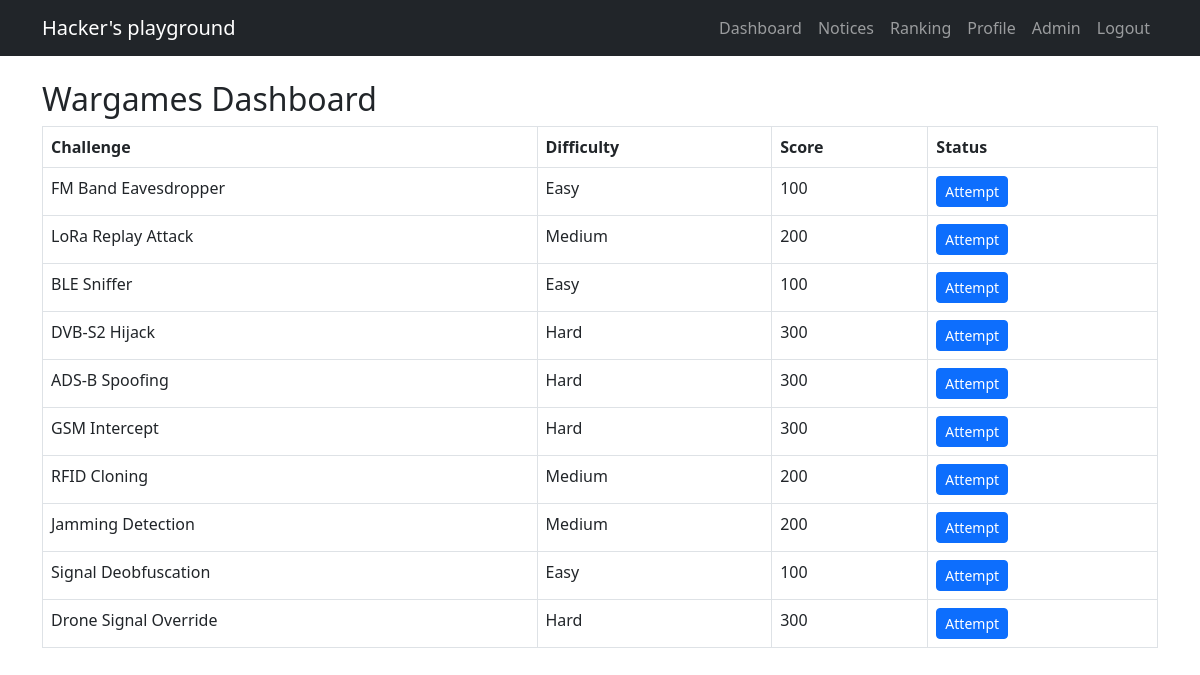
The app's page /dashboard (signed in) with its own data.
### tables this page shows
CREATE TABLE challenges (
  id INTEGER PRIMARY KEY AUTOINCREMENT,
  title TEXT NOT NULL,
  category TEXT,
  message TEXT,
  difficulty TEXT,
  score INTEGER,
  flag TEXT
);

### app.py (the view)
@app.route('/dashboard')
def dashboard():
    if 'user_id' not in session:
        return redirect('/login')
    conn = get_db()
    cur = conn.cursor()
    cur.execute("SELECT * FROM challenges")
    challenges = cur.fetchall()
    return render_template('dashboard.html', challenges=challenges)

### app.py (called while the page is built)
def get_db():
    conn = sqlite3.connect(DB)
    conn.row_factory = sqlite3.Row
    return conn

### templates/dashboard.html
{% extends "base.html" %}
{% block content %}
<h2>Wargames Dashboard</h2>
<table class="table table-bordered">
  <thead>
    <tr>
      <th>Challenge</th>
      <th>Difficulty</th>
      <th>Score</th>
      <th>Status</th>
    </tr>
  </thead>
  <tbody>
    {% for challenge in challenges %}
    <tr>
      <td>{{ challenge.title }}</td>
      <td>{{ challenge.difficulty }}</td>
      <td>{{ challenge.score }}</td>
      <td>
        {% if challenge.solved %}
          ✅ Solved
        {% else %}
          <a href="/challenge/{{ challenge.id }}" class="btn btn-sm btn-primary">Attempt</a>
        {% endif %}
      </td>
    </tr>
    {% endfor %}
  </tbody>
</table>
{% endblock %}

### records on screen
challenges: title "FM Band Eavesdropper", difficulty "Easy", score "100"
challenges: title "LoRa Replay Attack", difficulty "Medium", score "200"
challenges: title "BLE Sniffer", difficulty "Easy", score "100"
challenges: title "DVB-S2 Hijack", difficulty "Hard", score "300"
challenges: title "ADS-B Spoofing", difficulty "Hard", score "300"
challenges: title "GSM Intercept", difficulty "Hard", score "300"
challenges: title "RFID Cloning", difficulty "Medium", score "200"
challenges: title "Jamming Detection", difficulty "Medium", score "200"
challenges: title "Signal Deobfuscation", difficulty "Easy", score "100"
challenges: title "Drone Signal Override", difficulty "Hard", score "300"
